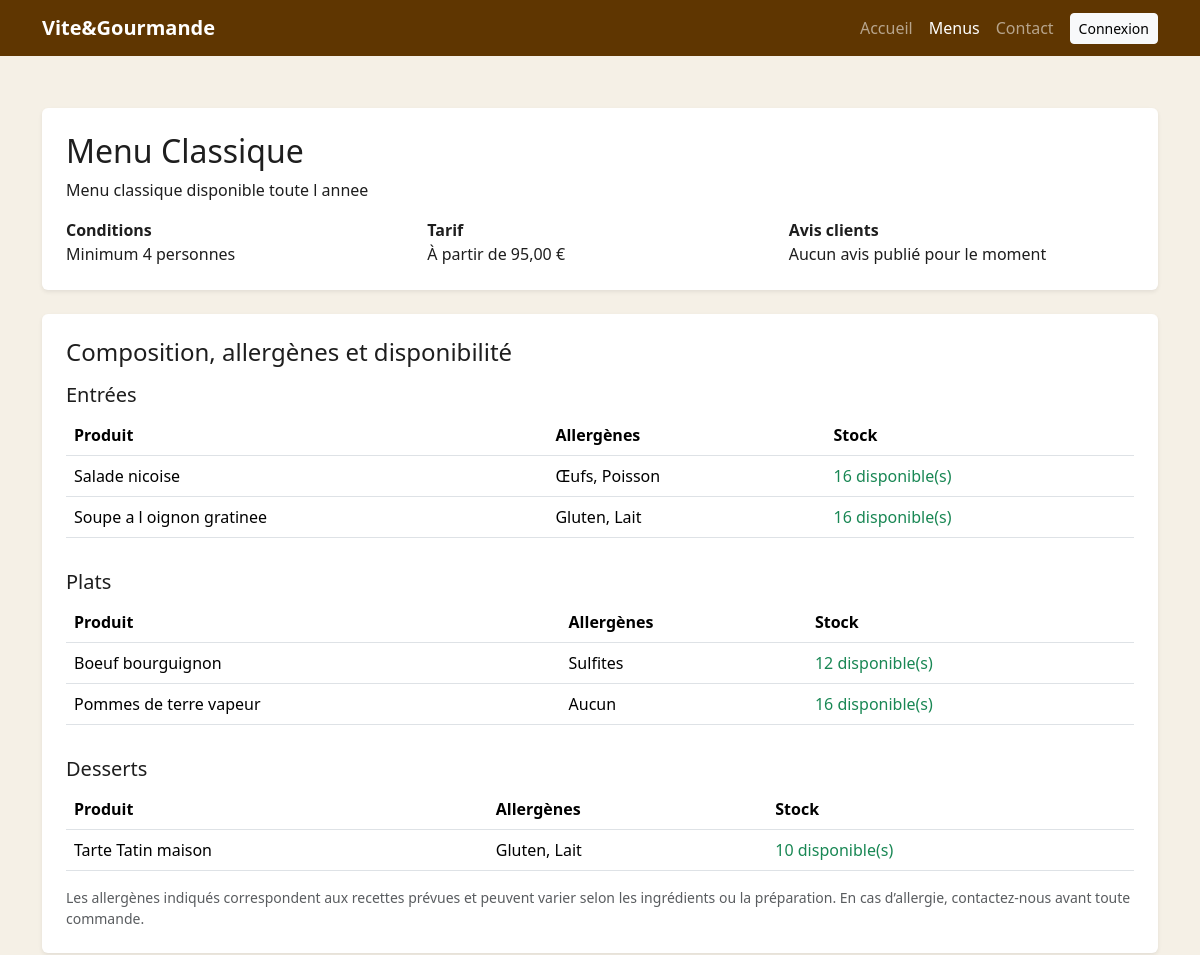
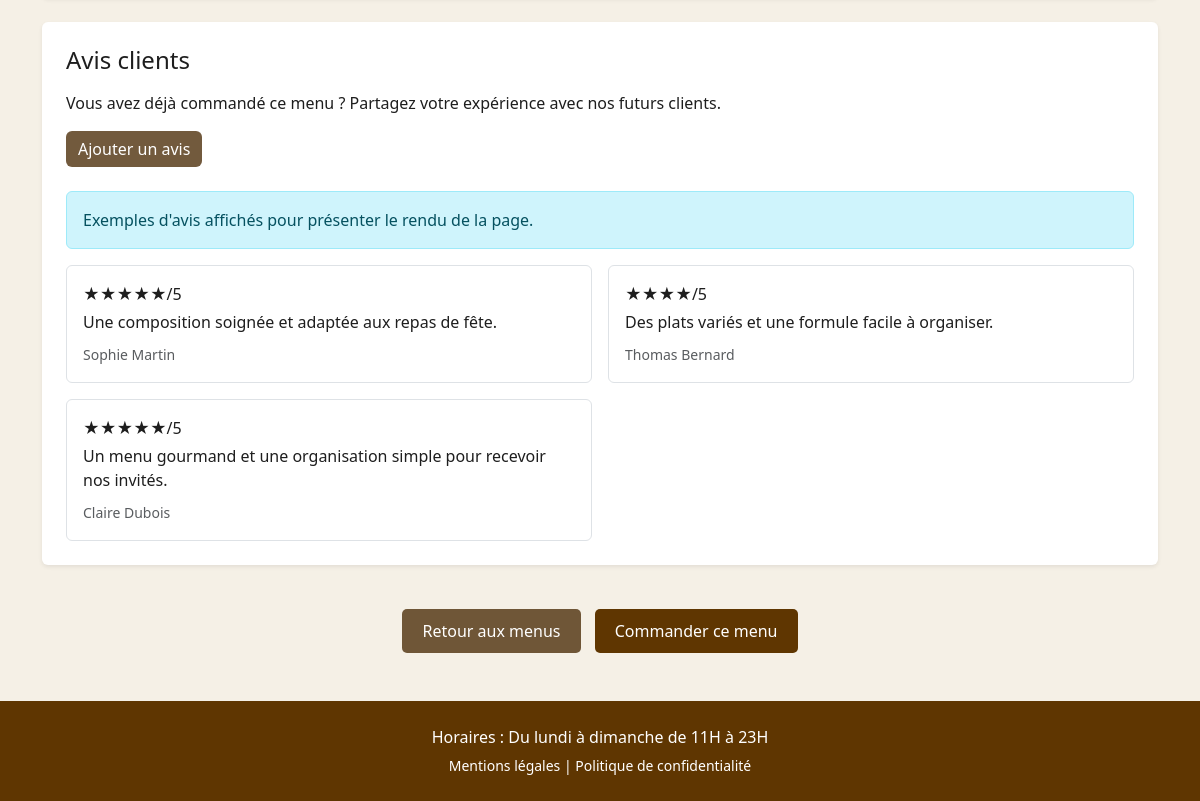
Page /pages/menu-classique.php on the committed database (2 pictures, top to bottom).
### tables this page shows
CREATE TABLE IF NOT EXISTS menus (
    id INT UNSIGNED AUTO_INCREMENT PRIMARY KEY,
    nom VARCHAR(120) NOT NULL,
    description TEXT NULL,
    nb_personnes_min INT UNSIGNED NOT NULL DEFAULT 1,
    prix_minimum DECIMAL(10,2) NOT NULL DEFAULT 0.00,
    actif TINYINT(1) NOT NULL DEFAULT 1,
    created_at TIMESTAMP NOT NULL DEFAULT CURRENT_TIMESTAMP,
    INDEX idx_menus_actif (actif)
);

CREATE TABLE IF NOT EXISTS plats (
    id INT UNSIGNED AUTO_INCREMENT PRIMARY KEY,
    menu_id INT UNSIGNED NOT NULL,
    nom VARCHAR(160) NOT NULL,
    type ENUM('entree', 'plat', 'dessert', 'boisson') NOT NULL,
    allergenes VARCHAR(255) NOT NULL DEFAULT 'Non renseignés',
    stock INT UNSIGNED NOT NULL DEFAULT 0,
    created_at TIMESTAMP NOT NULL DEFAULT CURRENT_TIMESTAMP,
    INDEX idx_plats_menu_id (menu_id),
    INDEX idx_plats_type (type)
);

### pages/menu-classique.php (called while the page is built)
<?php
$menuId = 4;
require __DIR__ . '/_menu-detail.php';

### pages/_menu-detail.php (the view, shortened to what this page needs)
<?php
require_once __DIR__ . '/../config/database.php';
$menuId = (int) ($menuId ?? 0);
$menuStmt = $pdo->prepare(
    'SELECT id, nom, description, nb_personnes_min, prix_minimum
     FROM menus
     WHERE id = :id AND actif = TRUE
     LIMIT 1'
);
$menuStmt->execute(['id' => $menuId]);
$menu = $menuStmt->fetch(PDO::FETCH_ASSOC);
$platsQuery = 'SELECT id, nom, type, allergenes, stock
               FROM plats
               WHERE menu_id = :menu_id
               ORDER BY CASE type
                  WHEN \'entree\' THEN 1
                  WHEN \'plat\' THEN 2
                  WHEN \'dessert\' THEN 3
                  WHEN \'boisson\' THEN 4
                  ELSE 5
               END, nom';
try {
    $platsStmt = $pdo->prepare($platsQuery);
    $platsStmt->execute(['menu_id' => $menuId]);
    $plats = $platsStmt->fetchAll(PDO::FETCH_ASSOC);
} catch (PDOException $exception) {
    $platsStmt = $pdo->prepare(
        'SELECT id, nom, type
         FROM plats
         WHERE menu_id = :menu_id
         ORDER BY CASE type
            WHEN \'entree\' THEN 1
            WHEN \'plat\' THEN 2
            WHEN \'dessert\' THEN 3
            WHEN \'boisson\' THEN 4
            ELSE 5
         END, nom'
    );
    $platsStmt->execute(['menu_id' => $menuId]);
    $plats = $platsStmt->fetchAll(PDO::FETCH_ASSOC);
    foreach ($plats as &$plat) {
        $plat['allergenes'] = null;
        $plat['stock'] = null;
    }
    unset($plat);
}
$avis = [];
try {
    $avisStmt = $pdo->prepare(
        'SELECT a.note, a.commentaire, a.created_at, u.prenom
         FROM avis a
         INNER JOIN commandes c ON c.id = a.commande_id
         INNER JOIN utilisateurs u ON u.id = a.utilisateur_id
         WHERE c.menu_id = :menu_id AND a.statut = :statut
         ORDER BY a.created_at DESC
         LIMIT 10'
    );
    $avisStmt->execute(['menu_id' => $menuId, 'statut' => 'valide']);
    $avis = $avisStmt->fetchAll(PDO::FETCH_ASSOC);
} catch (PDOException $exception) {
    error_log('Avis indisponibles sur le détail du menu : ' . $exception->getMessage());
}
$noteMoyenne = $avis
    ? array_sum(array_column($avis, 'note')) / count($avis)
    : null;
$avisDemo = [
    [
        'note' => 5,
        'commentaire' => 'Une composition soignée et adaptée aux repas de fête.',
        'prenom' => 'Sophie Martin',
    ],
    [
        'note' => 4,
        'commentaire' => 'Des plats variés et une formule facile à organiser.',
        'prenom' => 'Thomas Bernard',
    ],
    [
        'note' => 5,
        'commentaire' => 'Un menu gourmand et une organisation simple pour recevoir nos invités.',
        'prenom' => 'Claire Dubois',
    ],
];
$types = [
    'entree' => 'Entrées',
    'plat' => 'Plats',
    'dessert' => 'Desserts',
    'boisson' => 'Boissons',
];
$platsParType = [];
foreach ($plats as $plat) {
    $platsParType[$plat['type']][] = $plat;
}
?>
<!DOCTYPE html>
<html lang="fr">
<head>
    <link href="https://cdn.jsdelivr.net/npm/bootstrap@5.3.2/dist/css/bootstrap.min.css" rel="stylesheet">
    <link rel="stylesheet" href="/styles/style.css">
</head>
<body>
<header>
    <nav class="navbar navbar-expand-lg navbar-dark bg-bordeaux fixed-top">
        <div class="container">
            <a class="navbar-brand fw-bold" href="/pages/index.html">Vite&Gourmande</a>
            <div class="collapse navbar-collapse" id="navbarContent">
                <ul class="navbar-nav ms-lg-auto text-center">
                    <li class="nav-item"><a class="nav-link" href="/pages/index.html">Accueil</a></li>
                    <li class="nav-item"><a class="nav-link active" href="/pages/menus.php">Menus</a></li>
                    <li class="nav-item"><a class="nav-link" href="/pages/contact.php">Contact</a></li>
                    <li class="nav-item mt-2 mt-lg-0"><a class="btn btn-light btn-sm ms-lg-2" href="/pages/login.php">Connexion</a></li>
                </ul>
            </div>
        </div>
    </nav>
</header>
<main class="container py-5 menu-detail">
    <section class="bg-white rounded shadow-sm p-4 mb-4">
        <h1 class="h2"><?php echo htmlspecialchars($menu['nom']); ?></h1>
        <p><?php echo htmlspecialchars($menu['description'] ?? ''); ?></p>
        <div class="row g-3 menu-conditions">
            <div class="col-12 col-md-4"><strong>Conditions</strong><br>Minimum <?php echo (int) $menu['nb_personnes_min']; ?> personnes</div>
            <div class="col-12 col-md-4"><strong>Tarif</strong><br>À partir de <?php echo number_format((float) $menu['prix_minimum'], 2, ',', ' '); ?> €</div>
            <div class="col-12 col-md-4">
                <strong>Avis clients</strong><br>
                <?php if ($noteMoyenne !== null): ?>
                    <?php echo number_format($noteMoyenne, 1, ',', ' '); ?>/5 (<?php echo count($avis); ?> avis)
                <?php else: ?>
                    Aucun avis publié pour le moment
                <?php endif; ?>
            </div>
        </div>
    </section>
    <section class="bg-white rounded shadow-sm p-4 mb-4">
        <h2 class="h4 mb-3">Composition, allergènes et disponibilité</h2>
        <?php foreach ($types as $type => $label): ?>
            <?php if (!empty($platsParType[$type])): ?>
                <h3 class="h5 mt-3"><?php echo $label; ?></h3>
                <div class="table-responsive">
                    <table class="table align-middle">
                        <thead><tr><th>Produit</th><th>Allergènes</th><th>Stock</th></tr></thead>
                        <tbody>
                        <?php foreach ($platsParType[$type] as $plat): ?>
                            <tr>
                                <td><?php echo htmlspecialchars($plat['nom']); ?></td>
                                <td><?php echo htmlspecialchars($plat['allergenes'] ?: 'Aucun allergène renseigné'); ?></td>
                                <td>
                                    <?php if ($plat['stock'] === null): ?>
                                        <span class="text-muted">Stock à confirmer</span>
                                    <?php elseif ((int) $plat['stock'] > 0): ?>
                                        <span class="text-success"><?php echo (int) $plat['stock']; ?> disponible(s)</span>
                                    <?php else: ?>
                                        <span class="text-danger">Rupture de stock</span>
                                    <?php endif; ?>
                                </td>
                            </tr>
                        <?php endforeach; ?>
                        </tbody>
                    </table>
                </div>
            <?php endif; ?>
        <?php endforeach; ?>
        <p class="small text-muted mb-0">Les allergènes indiqués correspondent aux recettes prévues et peuvent varier selon les ingrédients ou la préparation. En cas d’allergie, contactez-nous avant toute commande.</p>
    </section>
    <section class="bg-white rounded shadow-sm p-4 mb-4">
        <h2 class="h4 mb-3">Avis clients</h2>
        <p class="mb-3">Vous avez déjà commandé ce menu ? Partagez votre expérience avec nos futurs clients.</p>
        <a href="/pages/ajouter-avis.php" class="btn btn-primary mb-4">Ajouter un avis</a>
        <?php if (!$avis): ?>
            <p class="alert alert-info">
                Exemples d'avis affichés pour présenter le rendu de la page.
            </p>
            <div class="row g-3">
                <?php foreach ($avisDemo as $avisClient): ?>
                    <article class="col-12 col-md-6">
                        <div class="border rounded p-3 h-100">
                            <p class="mb-1" aria-label="Note de démonstration : <?php echo (int) $avisClient['note']; ?> sur 5">
                                <strong><?php echo str_repeat('★', (int) $avisClient['note']); ?></strong>/5
                            </p>
                            <p class="mb-2"><?php echo htmlspecialchars($avisClient['commentaire']); ?></p>
                            <small class="text-muted"><?php echo htmlspecialchars($avisClient['prenom']); ?></small>
                        </div>
                    </article>
                <?php endforeach; ?>
            </div>
        <?php endif; ?>
    </section>
    <div class="text-center">
        <a href="/pages/menus.php" class="menu-action-btn menu-action-btn-retour">Retour aux menus</a>
        <a href="/pages/commande.php?menu_id=<?php echo $menuId; ?>" class="menu-action-btn menu-action-btn-commander">Commander ce menu</a>
    </div>
</main>
<footer class="bg-bordeaux text-white text-center p-4">
    <p class="mb-1">Horaires : Du lundi à dimanche de 11H à 23H</p>
    <small><a href="/pages/mentions-legales.php" class="text-white text-decoration-none">Mentions légales</a> | <a href="/pages/mentions-legales.php" class="text-white text-decoration-none">Politique de confidentialité</a></small>
</footer>
</body>
</html>

### styles/style.css (style rules this page uses)
body { font-family: system-ui, -apple-system, BlinkMacSystemFont, 'Segoe UI', Roboto, Oxygen, Ubuntu, Cantarell, 'Open Sans', 'Helvetica Neue', sans-serif; background-color: #f5f0e6; color: #1e1e1e; padding-top: 60px; min-height: 100vh; display: flex; flex-direction: column; }
footer { margin-top: auto; }
.navbar .container { align-items: center; }
@media (min-width: 992px) { .navbar-nav { align-items: center; } }
@media (min-width: 992px) { .navbar-nav .nav-item:last-child .btn { margin-left: 0.5rem; } }
h1, h2 { font-weight: 700; }
.bg-bordeaux { background-color: rgb(95, 54, 1) !important; }
.btn-primary { background-color: rgba(70, 39, 0, 0.76); border: none; }
.menu-action-btn { display: inline-block; padding: 10px 20px; color: #fff; border-radius: 5px; text-decoration: none; }
.menu-action-btn-retour { margin-top: 20px; background: rgba(70, 39, 0, 0.76); }
.menu-action-btn-commander { margin-left: 10px; background: #5f3601; }

### rows in the picture
menus: nom "Menu Classique", description "Menu classique disponible toute l annee", nb_personnes_min "4", prix_minimum "95,00"
plats: nom "Salade nicoise", allergenes "Œufs, Poisson", stock "16"
plats: nom "Soupe a l oignon gratinee", allergenes "Gluten, Lait", stock "16"
plats: nom "Boeuf bourguignon", allergenes "Sulfites", stock "12"
plats: nom "Pommes de terre vapeur", allergenes "Aucun", stock "16"
plats: nom "Tarte Tatin maison", allergenes "Gluten, Lait", stock "10"

### other values in the picture
$label "Entrées"
$label "Plats"
$label "Desserts"
str_repeat('★', (int) $avisClient['note']) "★★★★★"
$avisClient['commentaire'] "Une composition soignée et adaptée aux repas de fête."
$avisClient['prenom'] "Sophie Martin"
str_repeat('★', (int) $avisClient['note']) "★★★★"
$avisClient['commentaire'] "Des plats variés et une formule facile à organiser."
$avisClient['prenom'] "Thomas Bernard"
$avisClient['commentaire'] "Un menu gourmand et une organisation simple pour recevoir nos invités."
$avisClient['prenom'] "Claire Dubois"
